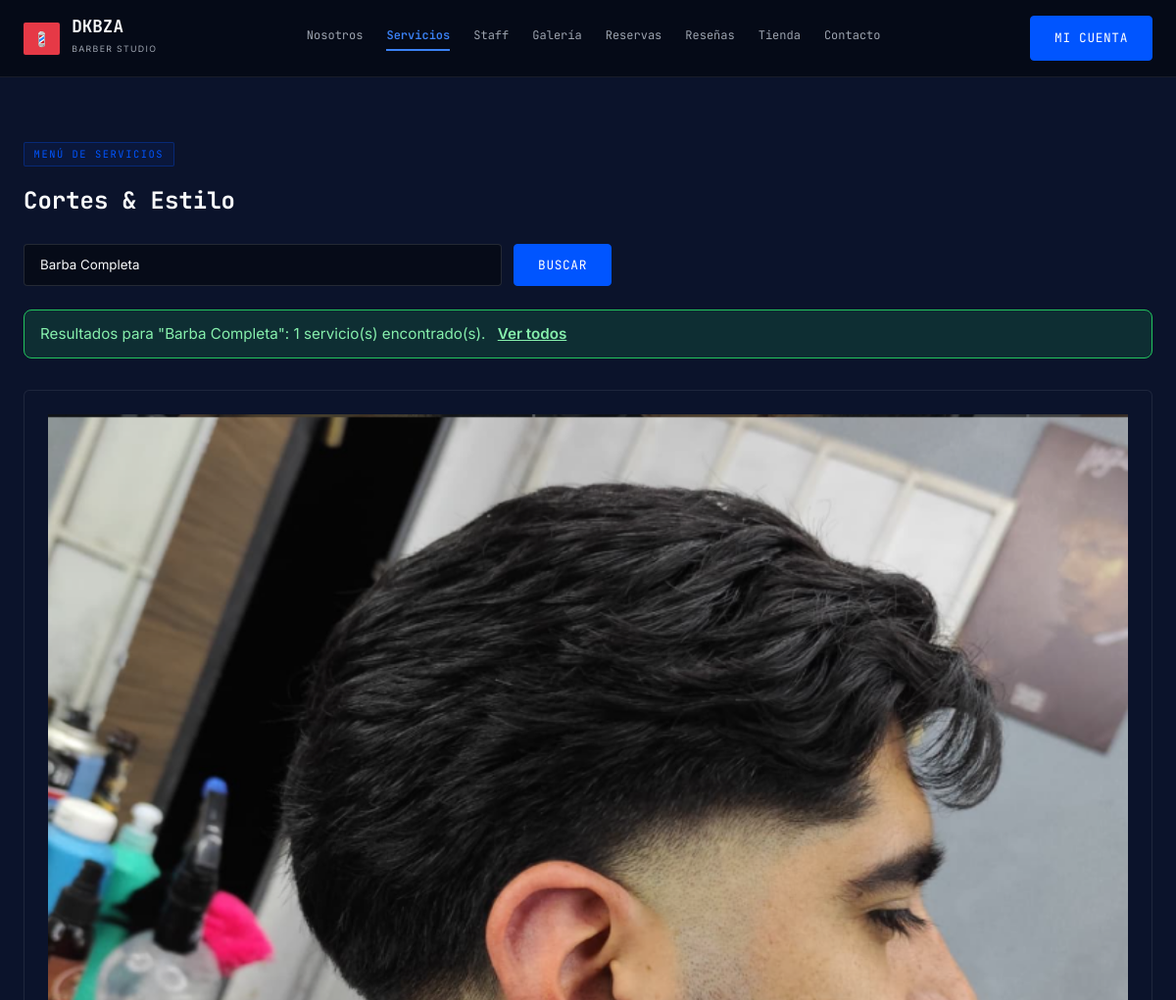
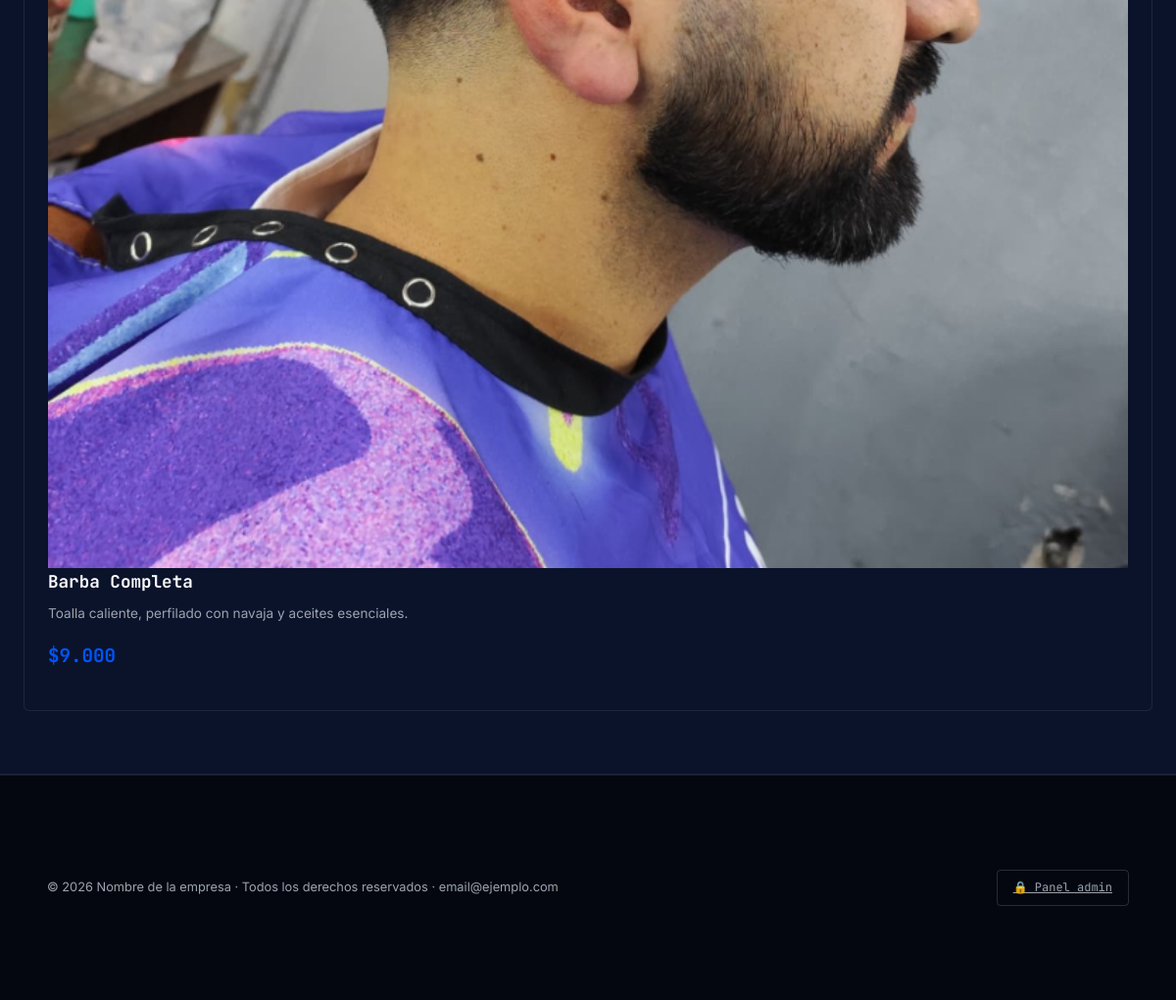
The app's page /servicios.php?buscar=Barba Completa with its own data (2 pictures, top to bottom).
### tables this page shows
CREATE TABLE servicios (
  id            INT AUTO_INCREMENT PRIMARY KEY,
  categoria_id  INT NULL,
  nombre        VARCHAR(100) NOT NULL,
  descripcion   TEXT,
  precio        DECIMAL(10, 2) NOT NULL,
  imagen        VARCHAR(255),
  estado        TINYINT NOT NULL DEFAULT 1,
  created_at    TIMESTAMP DEFAULT CURRENT_TIMESTAMP,
  updated_at    TIMESTAMP DEFAULT CURRENT_TIMESTAMP ON UPDATE CURRENT_TIMESTAMP,
  CONSTRAINT fk_servicios_categoria
    FOREIGN KEY (categoria_id) REFERENCES categorias(id)
    ON UPDATE CASCADE ON DELETE SET NULL
);

### servicios.php (the view, shortened to what this page needs)
<?php
  require_once __DIR__ . '/config/conexion.php';
  $busqueda = '';
  if (isset($_GET['buscar'])) {
    $busqueda = trim(filter_input(INPUT_GET, 'buscar', FILTER_UNSAFE_RAW) ?? '');
  }
  if (!empty($busqueda)) {
    $sql = "SELECT id, nombre, descripcion, precio, imagen
            FROM servicios
            WHERE estado = 1
              AND (nombre LIKE :busqueda_nombre OR descripcion LIKE :busqueda_descripcion)
            ORDER BY id ASC";
    $stmt = $pdo->prepare($sql);
    $stmt->execute([
      ':busqueda_nombre'      => '%' . $busqueda . '%',
      ':busqueda_descripcion' => '%' . $busqueda . '%'
    ]);
  }
  $resultados = $stmt->fetchAll();
  function e($valor) {
    return htmlspecialchars((string) $valor, ENT_QUOTES, 'UTF-8');
  }
  include('includes/header.php');
  include('includes/nav.php');
?>
  <section id="servicios" class="section-card">
    <div class="container">
      <span class="section-tag">
        MENÚ DE SERVICIOS
      </span>
      <h1>
        Cortes & Estilo
      </h1>
      <form method="get" action="servicios.php" class="search-form">
        <input
          type="text"
          id="buscar"
          name="buscar"
          class="wireframe-input"
          placeholder="Buscar servicio (ej: barba, corte, combo)"
          value="<?php echo e($busqueda); ?>"
        >
        <button type="submit" class="btn-blue">
          Buscar
        </button>
      </form>
      <?php if (!empty($busqueda)): ?>
        <?php if (count($resultados) > 0): ?>
          <div class="alerta alerta-exito">
            Resultados para "<?php echo e($busqueda); ?>": <?php echo count($resultados); ?> servicio(s) encontrado(s).
            <a href="servicios.php">Ver todos</a>
          </div>
        <?php endif; ?>
      <?php elseif (count($resultados) === 0): ?>
        <div class="alerta alerta-error">
          Todavía no hay servicios cargados.
        </div>
      <?php endif; ?>
      <div class="grid-services">
        <?php foreach ($resultados as $servicio): ?>
          <div class="card-service">
            <?php if (!empty($servicio['imagen'])): ?>
              <img src="img/<?php echo e($servicio['imagen']); ?>" alt="<?php echo e($servicio['nombre']); ?>" class="service-img" loading="lazy">
            <?php endif; ?>
            <h3>
              <?php echo e($servicio['nombre']); ?>
            </h3>
            <p>
              <?php echo e($servicio['descripcion']); ?>
            </p>
            <span class="price">
              $<?php echo e(number_format((float) $servicio['precio'], 0, ',', '.')); ?>
            </span>
          </div>
        <?php endforeach; ?>
      </div>
    </div>
  </section>
<?php include('includes/footer.php'); ?>

### css/styles.css (style rules this page uses)
* { box-sizing: border-box; margin: 0; padding: 0; }
html { scroll-behavior: smooth; }
body { font-family: 'Inter', -apple-system, BlinkMacSystemFont, sans-serif; background-color: #060B18; color: #F9FAFB; line-height: 1.6; min-height: 100vh; }
h1, h2, h3, h4, .mono { font-family: 'JetBrains Mono', monospace; }
.container { max-width: 1200px; margin: 0 auto; padding: 4rem 1.5rem; }
.section-card { background-color: #0B132B; border-bottom: 1px solid rgba(255, 255, 255, 0.08); }
.section-tag { font-family: 'JetBrains Mono', monospace; font-size: 0.65rem; letter-spacing: 0.15em; text-transform: uppercase; color: #0055FF; border: 1px solid rgba(0, 85, 255, 0.3); background: rgba(0, 85, 255, 0.08); padding: 0.2rem 0.6rem; display: inline-block; margin-bottom: 1rem; border-radius: 2px; }
.btn-blue { background-color: #0055FF; color: #FFFFFF; border: 1px solid #0055FF; font-family: 'JetBrains Mono', monospace; font-size: 0.8rem; letter-spacing: 0.05em; text-transform: uppercase; padding: 0.75rem 1.5rem; border-radius: 4px; cursor: pointer; text-decoration: none; display: inline-block; transition: all 0.15s ease-in-out; }
.grid-services, .grid-products, .grid-staff, .reviews-grid { display: grid; grid-template-columns: repeat(auto-fit, minmax(280px, 1fr)); gap: 1.5rem; margin-top: 2rem; }
.card-service, .card-product, .card-staff, .review-card { background-color: #0B132B; border: 1px solid rgba(255, 255, 255, 0.08); padding: 1.5rem; border-radius: 6px; display: flex; flex-direction: column; justify-content: space-between; }
.card-service h3, .card-product h3 { font-size: 1.1rem; margin-bottom: 0.5rem; }
.card-service p, .card-product p { color: #9CA3AF; font-size: 0.85rem; margin-bottom: 1rem; }
.price { font-family: 'JetBrains Mono', monospace; font-size: 1.2rem; font-weight: 700; color: #0055FF; display: block; margin-bottom: 1rem; }
.wireframe-input { background-color: #060B18; border: 1px solid rgba(255, 255, 255, 0.12); padding: 0.75rem 1rem; color: #F9FAFB; border-radius: 4px; font-family: inherit; width: 100%; }
.alerta { padding: 12px 16px; border-radius: 8px; margin-bottom: 16px; font-size: 0.95rem; }
.alerta-exito { background: rgba(34, 197, 94, 0.15); border: 1px solid #22c55e; color: #86efac; }
.search-form { display: flex; gap: 12px; margin: 24px 0; max-width: 600px; }
.search-form .wireframe-input { flex: 1; margin: 0; }
.alerta a { color: inherit; font-weight: 600; margin-left: 8px; }

### records on screen
servicios: imagen (picture), nombre "Barba Completa", descripcion "Toalla caliente, perfilado con navaja y aceites esenciales.", precio "9.000"

### other values on screen
$busqueda "Barba Completa"
count($resultados) "1"
env('APP_NAME') "Nombre de la empresa"
env('APP_EMAIL') "email@ejemplo.com"
